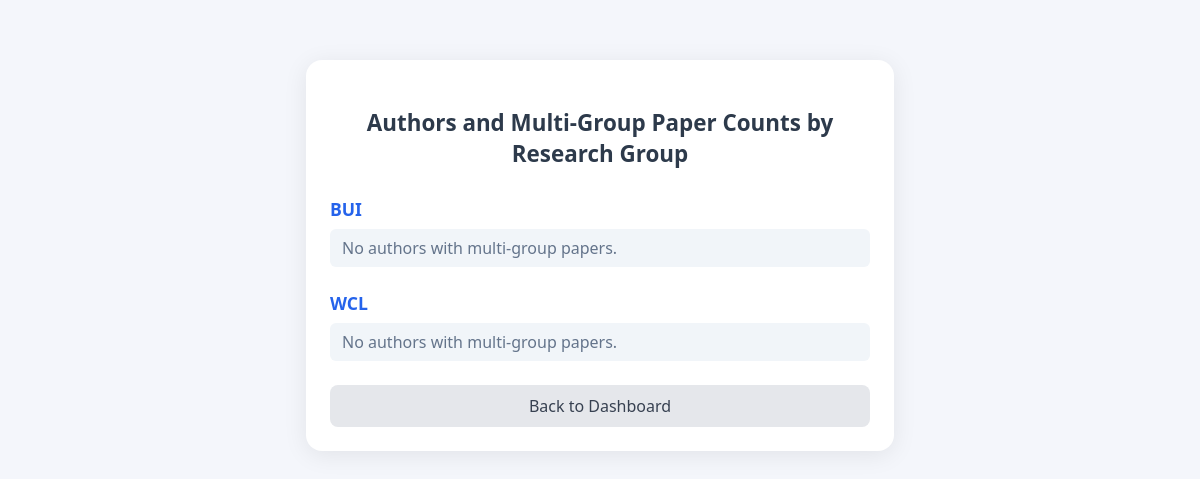
The app's page /report/group-author-multi-group/, older data.
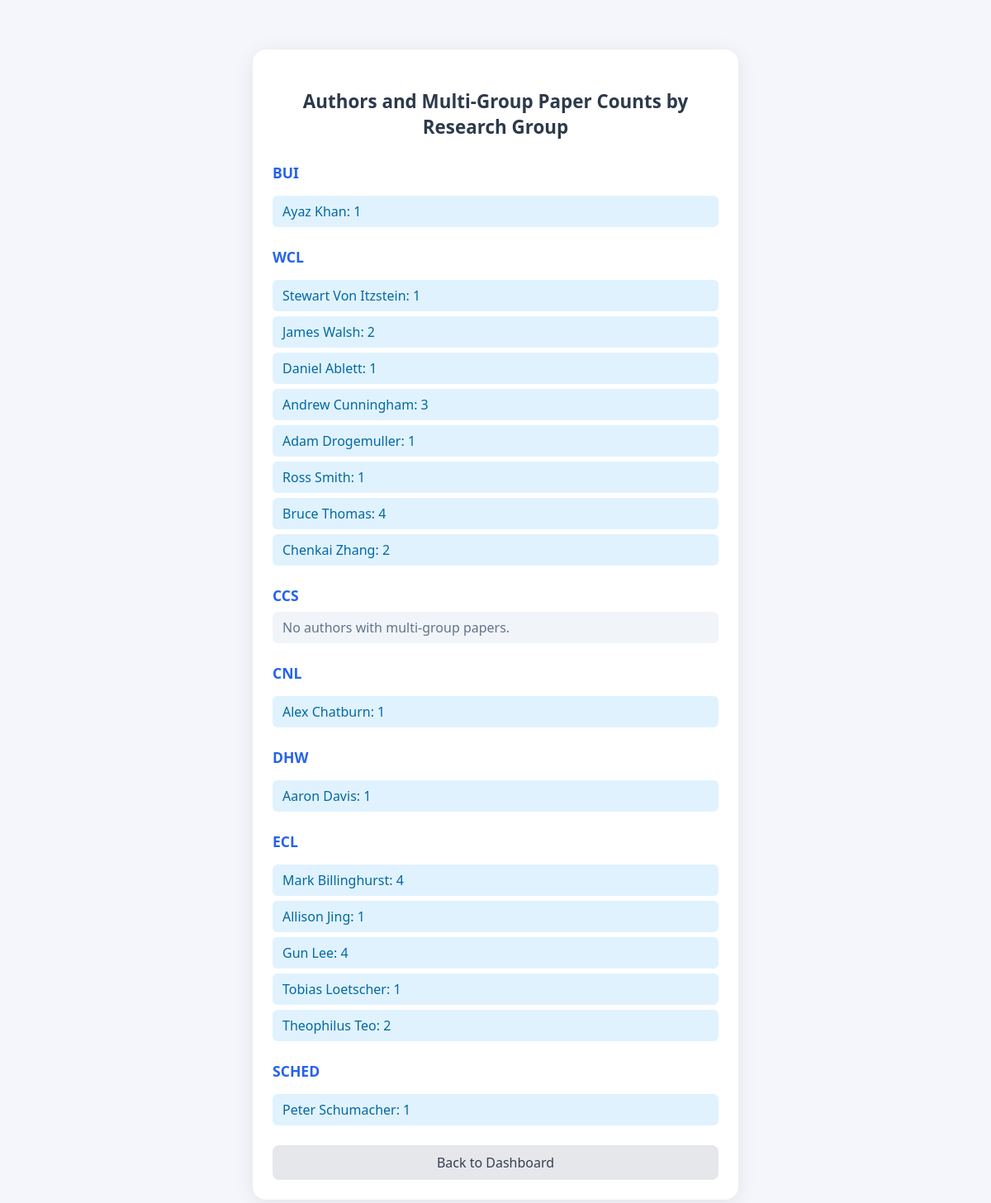
The same page, newer data.
### research/models.py (models this page shows, shortened)
class ResearchGroup(models.Model):
    name = models.CharField(max_length=255, unique=True)

### research/views.py (the view)
# urls.py: path('report/group-author-multi-group/', views.report_group_author_multi_group, name='report_group_author_multi_group'),
def report_group_author_multi_group(request):
    data = get_group_author_multi_group_counts()
    return render(request, 'research/report_group_author_multi_group.html', {'data': data})

### research/models.py (called while the page is built)
    def __str__(self):
        return f"{self.first_name} {self.last_name}"

### research/views.py (called while the page is built)
def get_group_author_multi_group_counts():
    result = {}
    for group in ResearchGroup.objects.all():
        authors = Author.objects.filter(research_group=group)
        author_counts = {}
        for author in authors:
            count = 0
            for ap in author.authorpublication_set.all():
                pub = ap.publication
                groups = set(pub.authorpublication_set.select_related('author__research_group').values_list('author__research_group__name', flat=True))
                if len(groups) > 1:
                    count += 1
            if count > 0:
                author_counts[author.__str__()] = count
        result[group.name] = author_counts
    return result

### research/templates/research/report_group_author_multi_group.html (shortened to what this page needs)
<!DOCTYPE html>
<html lang="en">
<head>
</head>
<body>
  <div class="container">
    <h1>Authors and Multi-Group Paper Counts by Research Group</h1>
    {% for group, authors in data.items %}
      <h2>{{ group }}</h2>
      {% if authors %}
        <ul class="authors">
          {% for author, count in authors.items %}
            <li>{{ author }}: {{ count }}</li>
          {% endfor %}
        </ul>
      {% else %}
        <div class="no-authors">No authors with multi-group papers.</div>
      {% endif %}
    {% endfor %}
    <a class="back-link" href="{% url 'index' %}">Back to Dashboard</a>
  </div>
</body>
</html>

Row changes from the older to the newer data that the page shows:
added ResearchGroup: data "CCS"
added ResearchGroup: data "CNL"
added ResearchGroup: data "DHW"
added ResearchGroup: data "ECL"
added ResearchGroup: data "SCHED"
Text that changed along with them:
list line gone: "No authors with multi-group papers."
new list line: "Ayaz Khan : 1"
new list line: "Stewart Von Itzstein : 1 James Walsh : 2 Daniel Ablett : 1 Andrew Cunningham : 3 Adam Drogemuller : 1 Ross Smith : 1 Bruce Thomas : 4 Chenkai Zhang : 2"
new list line: "No authors with multi-group papers."
new list line: "Alex Chatburn : 1"
new list line: "Aaron Davis : 1"
new list line: "Mark Billinghurst : 4 Allison Jing : 1 Gun Lee : 4 Tobias Loetscher : 1 Theophilus Teo : 2"
new list line: "Peter Schumacher : 1"
